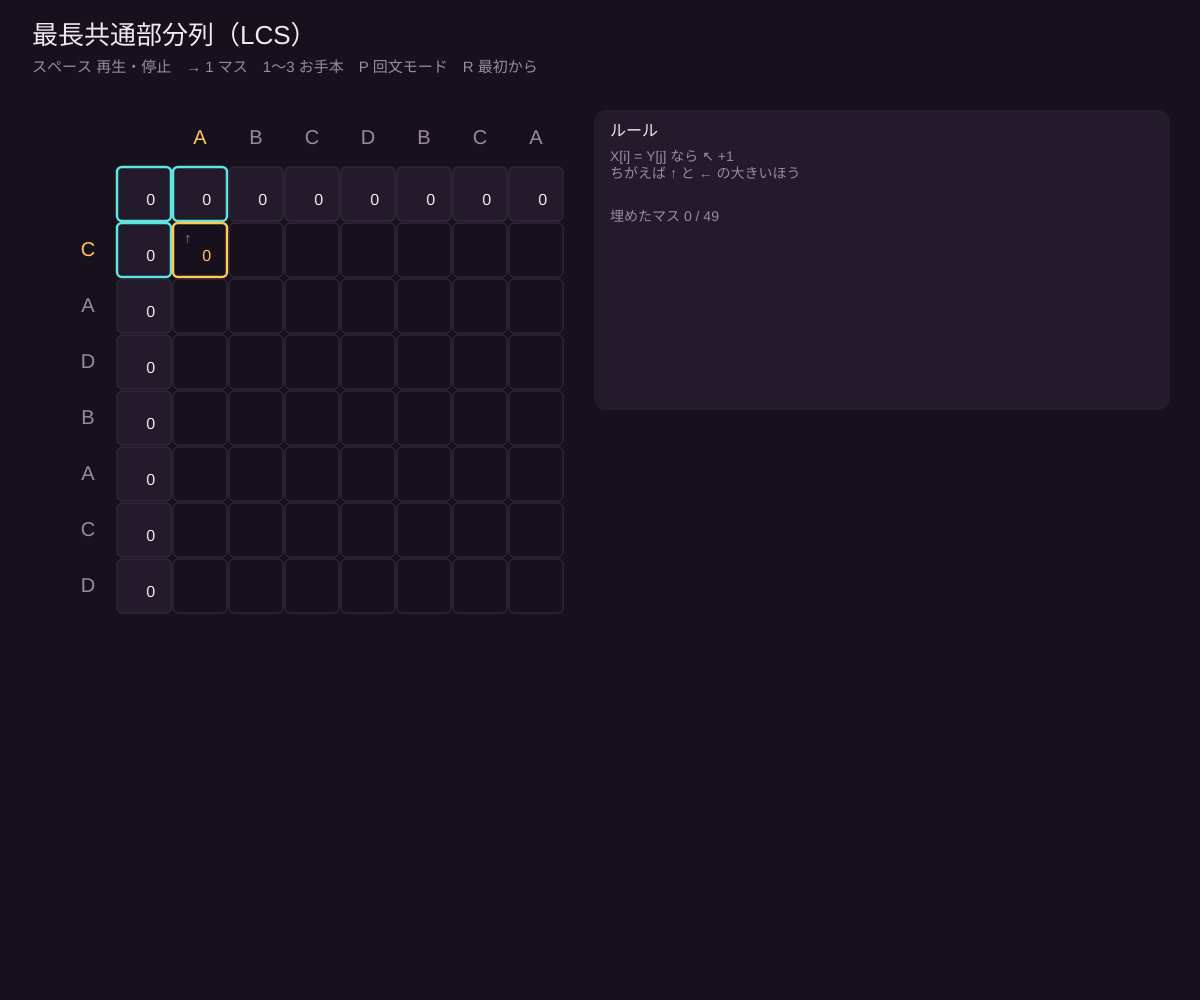
Frame 1 (no input)
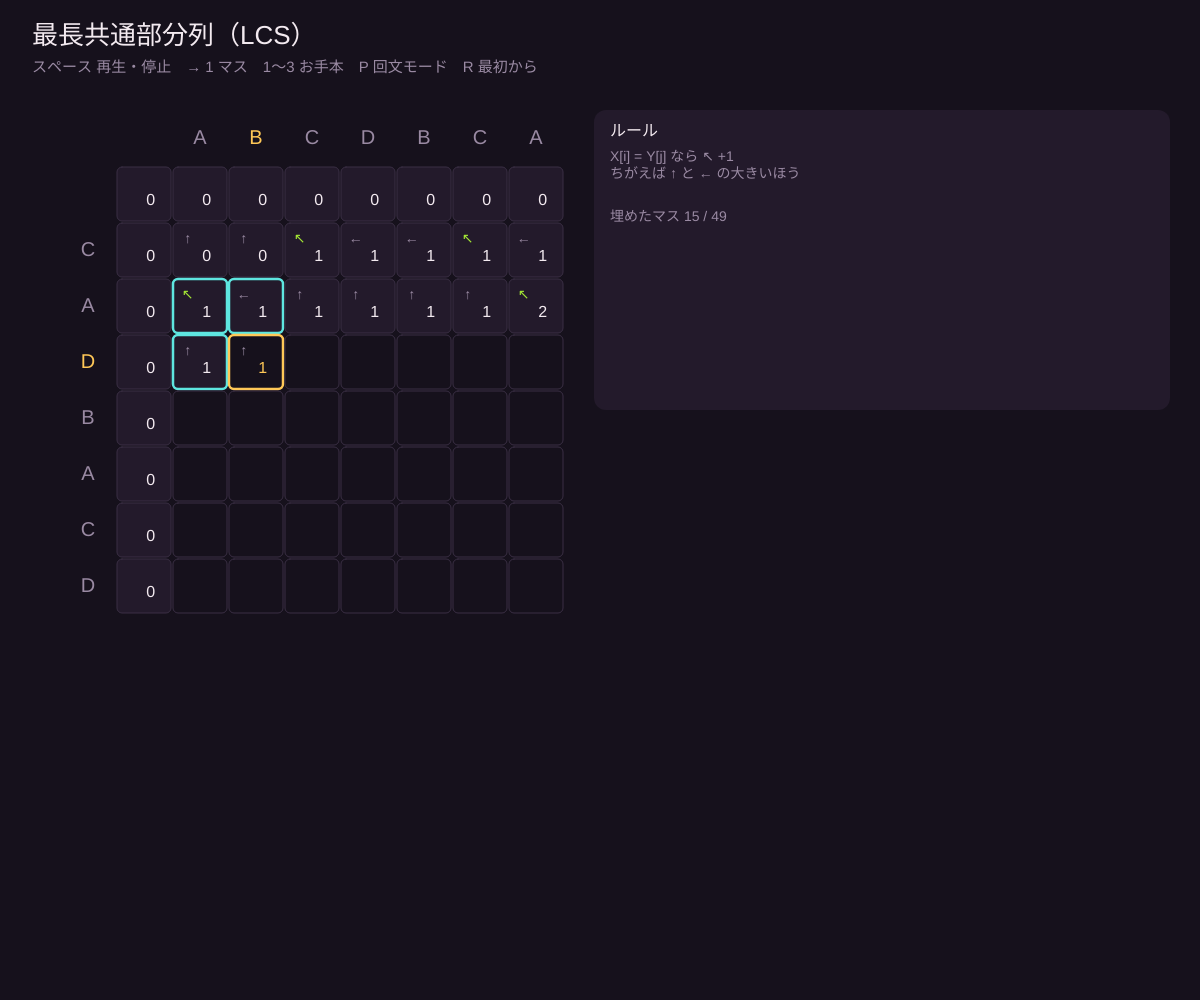
Frame 60 (no input)
Frame 120 (the mouse pressed at the canvas centre since frame 60): identical to frame 60, image omitted

The p5.js sketch that drew these frames (run headless with seeded random() and noise() and a simulated clock; from frame 60 on, the mouse is pressed at the canvas centre):

// p5.js sketch
// ── sketch.js
// ============================================
// 03 最長共通部分列（LCS）：2 つの文字列に共通する、いちばん長い「とびとびの列」
// c[i][j] = X の先頭 i 文字と Y の先頭 j 文字の LCS の長さ
// 文字が同じなら ↖ c[i-1][j-1] + 1、違えば ↑ か ← の大きいほう。最後に矢印を逆にたどると答え
// スペース = 再生・停止 / → = 1 マス / 1〜3 = お手本 / P = 回文モード（Y = X を逆にしたもの → 最長回文部分列）/ R = 最初から
// ============================================

let X = 'CADBACD';      // ★ 文字列を変えてみよう（この例の LCS は長さ 4）
let Y = 'ABCDBCA';
let cellsPerFrame = 0.25; // ★ 1 フレームに埋めるマス数

let c, b, filled, playing = true, path = [], palMode = false;

const BG = '#16111c', PANEL = '#231a2b', FG = '#f3eaf0', MUTED = '#9a8aa3';
const RASP = '#ff6b8b', CYAN = '#5ee6e0', AMBER = '#ffc857', LIME = '#a3e635';

function setup() {
  createCanvas(windowWidth, windowHeight);
  restart();
}

function restart() {
  if (palMode) Y = X.split('').reverse().join('');
  let m = X.length, n = Y.length;
  c = []; b = [];
  for (let i = 0; i <= m; i++) { c.push(new Array(n + 1).fill(0)); b.push(new Array(n + 1).fill('')); }
  for (let i = 1; i <= m; i++) for (let j = 1; j <= n; j++) {
    if (X[i - 1] === Y[j - 1]) { c[i][j] = c[i - 1][j - 1] + 1; b[i][j] = '↖'; }
    else if (c[i - 1][j] >= c[i][j - 1]) { c[i][j] = c[i - 1][j]; b[i][j] = '↑'; }
    else { c[i][j] = c[i][j - 1]; b[i][j] = '←'; }
  }
  // 復元（右下から矢印を逆にたどる）
  path = [];
  let i = m, j = n;
  while (i > 0 && j > 0) {
    path.push([i, j, b[i][j]]);
    if (b[i][j] === '↖') { i--; j--; } else if (b[i][j] === '↑') i--; else j--;
  }
  filled = 0;
}

function draw() {
  background(BG);
  let m = X.length, n = Y.length, total = m * n;
  if (playing) filled = min(total + path.length + 1, filled + max(cellsPerFrame, total / 400));
  let shown = floor(filled);

  noStroke(); fill(FG); textAlign(LEFT, TOP); textSize(26);
  text(palMode ? '最長回文部分列 = LCS( X , X を逆から読んだもの )' : '最長共通部分列（LCS）', 32, 24);
  fill(MUTED); textSize(15);
  text('スペース 再生・停止　→ 1 マス　1〜3 お手本　P 回文モード　R 最初から', 32, 60);

  let cell = min(56, (width - 380) / (n + 2), (height - 200) / (m + 2));
  let x0 = 60, y0 = 110;
  let ci = -1, cj = -1;
  if (shown < total) { ci = floor(shown / n) + 1; cj = shown % n + 1; }

  // 見出し
  textAlign(CENTER, CENTER); textSize(min(20, cell * 0.45));
  for (let j = 0; j <= n; j++) {
    fill(j === cj ? AMBER : MUTED);
    text(j === 0 ? '' : Y[j - 1], x0 + (j + 1) * cell + cell / 2, y0 + cell / 2);
  }
  for (let i = 0; i <= m; i++) {
    fill(i === ci ? AMBER : MUTED);
    text(i === 0 ? '' : X[i - 1], x0 + cell / 2, y0 + (i + 1) * cell + cell / 2);
  }

  let onPath = {};
  let pathShown = shown >= total ? shown - total : -1;
  for (let k = 0; k < min(pathShown, path.length); k++) onPath[path[k][0] + ',' + path[k][1]] = true;

  for (let i = 0; i <= m; i++) for (let j = 0; j <= n; j++) {
    let x = x0 + (j + 1) * cell, y = y0 + (i + 1) * cell;
    let idx = (i - 1) * n + (j - 1);
    let visible = i === 0 || j === 0 || idx < shown;
    let isCur = i === ci && j === cj;
    let dep = shown < total && ((i === ci - 1 && j === cj - 1) || (i === ci - 1 && j === cj) || (i === ci && j === cj - 1));
    stroke(isCur ? AMBER : dep ? CYAN : '#3a2f44'); strokeWeight(isCur || dep ? 2.5 : 1);
    let pk = i + ',' + j;
    fill(onPath[pk] ? (b[i][j] === '↖' ? '#5f7f1e' : '#4a3d56') : visible ? PANEL : BG);
    rect(x + 1, y + 1, cell - 2, cell - 2, 5);
    if (visible || isCur) {
      noStroke(); fill(isCur ? AMBER : FG); textSize(min(16, cell * 0.34)); textAlign(CENTER, CENTER);
      text(c[i][j], x + cell * 0.62, y + cell * 0.62);
      if (i > 0 && j > 0) { fill(b[i][j] === '↖' ? LIME : MUTED); textSize(min(14, cell * 0.3)); text(b[i][j], x + cell * 0.28, y + cell * 0.3); }
    }
  }

  // 右のパネル
  let px = x0 + (n + 2) * cell + 30, pw = width - px - 30;
  noStroke(); fill(PANEL); rect(px, y0, pw, 300, 12);
  fill(FG); textAlign(LEFT, TOP); textSize(16);
  let lcs = path.filter(q => q[2] === '↖').map(q => X[q[0] - 1]).reverse().join('');
  text('ルール', px + 16, y0 + 14);
  fill(MUTED); textSize(14);
  text('X[i] = Y[j] なら ↖ +1\nちがえば ↑ と ← の大きいほう', px + 16, y0 + 40);
  if (shown >= total) {
    fill(FG); textSize(16); text(`長さ ${c[m][n]}`, px + 16, y0 + 100);
    let partial = path.slice(0, max(0, pathShown)).filter(q => q[2] === '↖').map(q => X[q[0] - 1]).reverse().join('');
    fill(LIME); textSize(min(30, pw / max(4, lcs.length) * 1.4));
    text(pathShown >= path.length ? lcs : partial, px + 16, y0 + 130);
    // X と Y に印をつける
    textSize(18);
    let usedX = {}, usedY = {};
    for (let q of path.slice(0, max(0, pathShown))) if (q[2] === '↖') { usedX[q[0] - 1] = 1; usedY[q[1] - 1] = 1; }
    for (let [lab, str, used, yy] of [['X', X, usedX, 200], ['Y', Y, usedY, 240]]) {
      fill(MUTED); text(lab, px + 16, y0 + yy);
      for (let k = 0; k < str.length; k++) {
        fill(used[k] ? LIME : '#6a5a76');
        text(str[k], px + 44 + k * min(20, (pw - 60) / str.length), y0 + yy);
      }
    }
  } else {
    fill(MUTED); textSize(14); text(`埋めたマス ${shown} / ${total}`, px + 16, y0 + 100);
  }
}

function keyPressed() {
  if (key === ' ') playing = !playing;
  if (key === RIGHT_ARROW) { playing = false; filled = floor(filled) + 1; }
  if (key === '1') { palMode = false; X = 'CADBACD'; Y = 'ABCDBCA'; restart(); }
  if (key === '2') { palMode = false; X = 'GATTACAGCTTAGC'; Y = 'TCAGGATTCAGCAT'; restart(); } // DNA の塩基配列（A C G T）
  if (key === '3') { palMode = false; X = 'STRAWBERRY'; Y = 'RASPBERRY'; restart(); }
  if (key === 'p' || key === 'P') { palMode = !palMode; if (palMode) X = 'SEPARATE'; else { X = 'CADBACD'; Y = 'ABCDBCA'; } restart(); }
  if (key === 'r' || key === 'R') { filled = 0; playing = true; }
}

function mousePressed() { playing = !playing; }
function windowResized() { resizeCanvas(windowWidth, windowHeight); }
